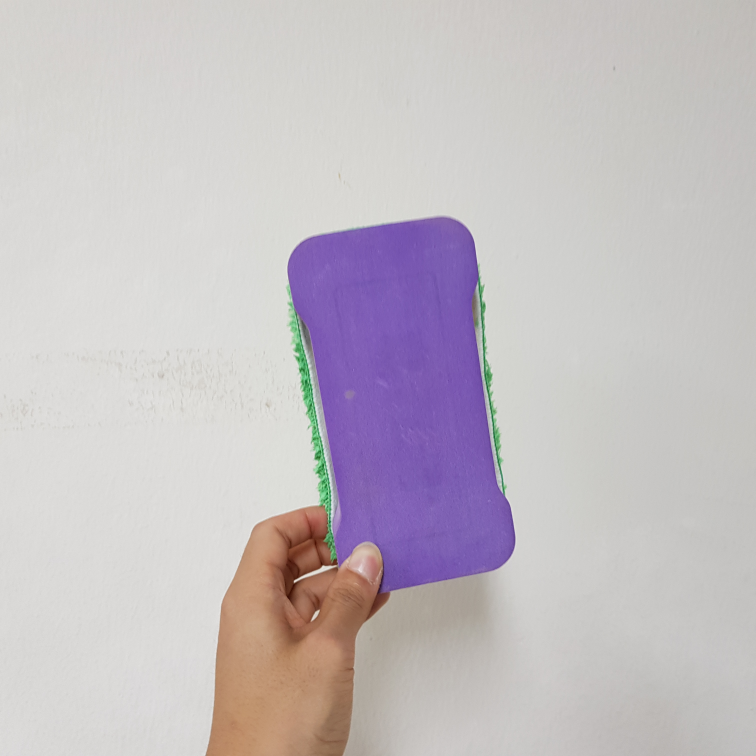
#> input picture 1.jpg, 3024 x 3024 px, given in place of the camera (shown at 1/4 size)
$ python BGY.py   (older library calls are emulated)
#> lines starting #> are read from the running program, lines starting #| are printed output that depends on the picture; after the words box and inside, x2 and y2 are one past the last pixel; in counts of white or black regions, pixels touching at a corner belong together
import cv2
import numpy as np

b_lowerBound = np.array([100, 127, 70])
b_upperBound = np.array([120, 215, 255])

y_lowerBound = np.array([15, 110, 115])
y_upperBound = np.array([89, 255, 225])

g_lowerBound = np.array([15, 45, 30])
g_upperBound = np.array([140, 165, 190])

def showcam():
    try:
        cap = cv2.VideoCapture(0)
        print('open cam')
    except:
        print ('Not working')
        return
    cap.set(7, 480)
    cap.set(6, 320)

    while True:
        ret, frame = cap.read()
#> frame is the input picture: shape (3024, 3024, 3); mean B, G, R 194.9, 190.2, 196.7
        hsv = cv2.cvtColor(frame, cv2.COLOR_BGR2HSV)
#> hsv: shape (3024, 3024, 3); mean H, S, V 34.3, 23.8, 202.7

        b_color_mask = cv2.inRange(hsv, b_lowerBound, b_upperBound)  # Select Thing - Blue
#> b_color_mask: shape (3024, 3024); every value is 0
        y_color_mask = cv2.inRange(hsv, y_lowerBound, y_upperBound)  # select Thing - Yellow
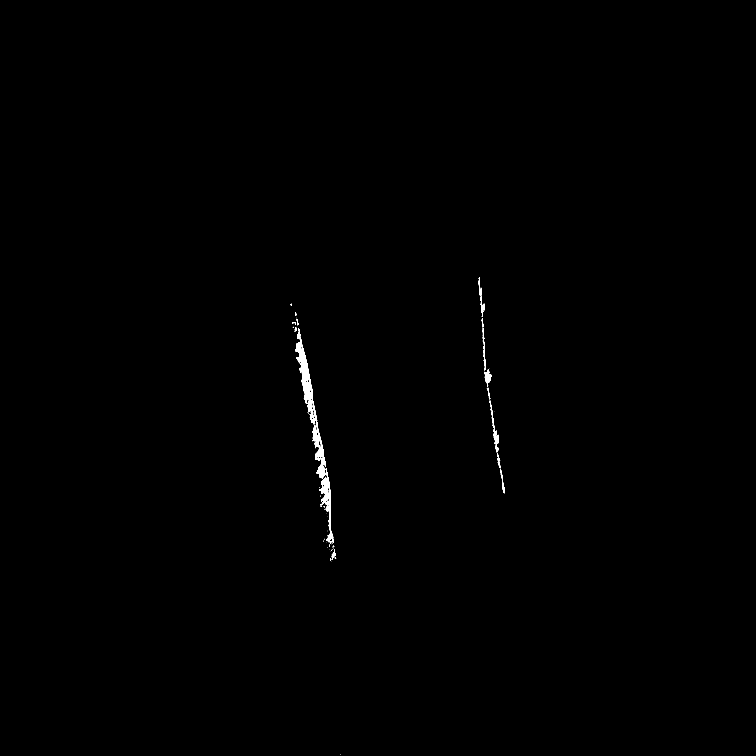
#> y_color_mask: shape (3024, 3024) (shown at 1/4 size); 0.23% white; 101 white regions (79 under 20 px), largest, box (x1, y1, x2, y2) and area: (1181, 1312, 1304, 1914) 12343, (1281, 1873, 1335, 2176) 4019, (1938, 1477, 1967, 1547) 798
        g_color_mask = cv2.inRange(hsv, g_lowerBound, g_upperBound)  # select Thing - Green
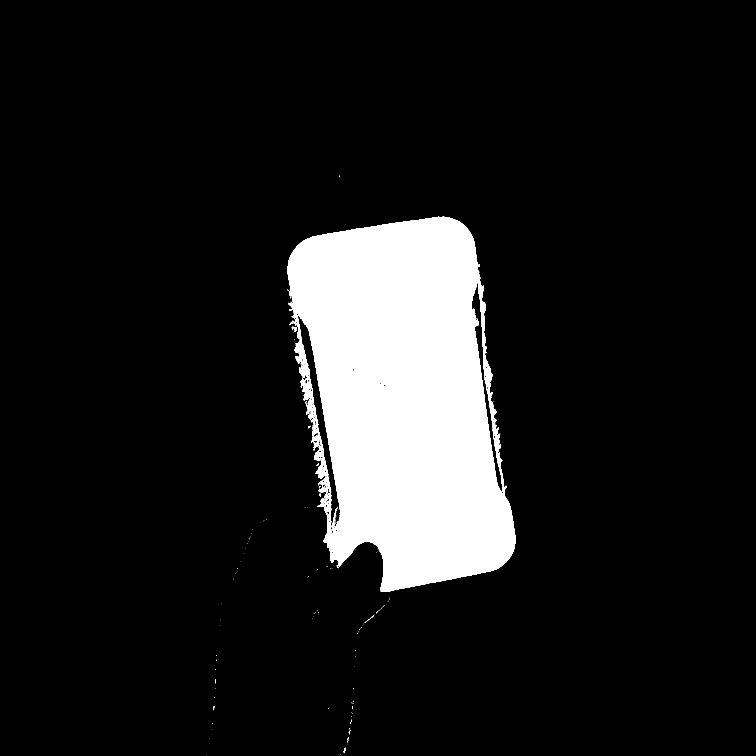
#> g_color_mask: shape (3024, 3024) (shown at 1/4 size); 10.7% white; 215 white regions (190 under 20 px), largest, box (x1, y1, x2, y2) and area: (1150, 867, 2062, 2368) 970216, (1257, 1779, 1287, 1845) 859, (1892, 1234, 1915, 1308) 653

        kernel = cv2.getStructuringElement(cv2.MORPH_RECT, (5, 5))

        b_opening = cv2.morphologyEx(b_color_mask, cv2.MORPH_OPEN, kernel)  # Delete Noise_B
        y_opening = cv2.morphologyEx(y_color_mask, cv2.MORPH_OPEN, kernel)  # Delete Noise_Y
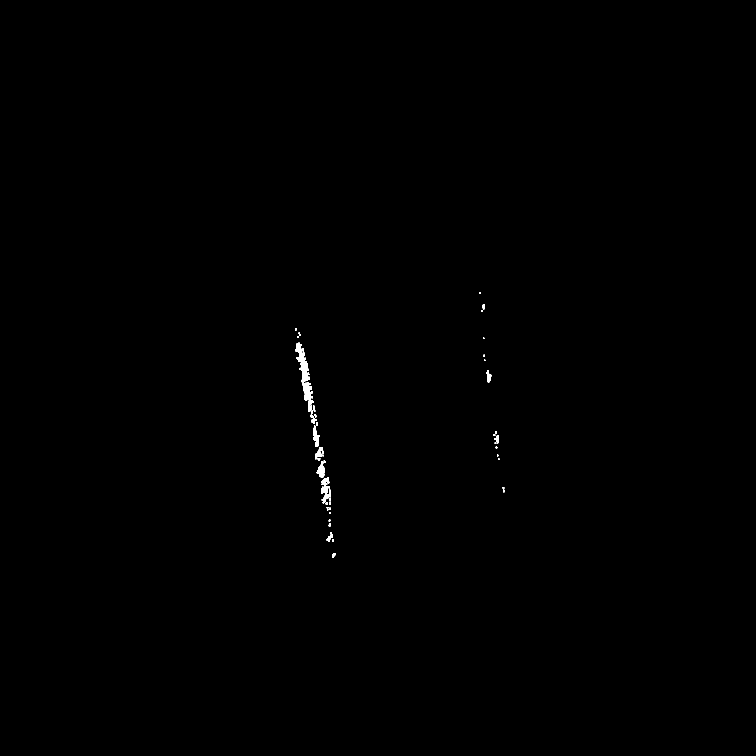
#> y_opening: shape (3024, 3024) (shown at 1/4 size); 0.16% white; 67 white regions, largest, box (x1, y1, x2, y2) and area: (1182, 1371, 1235, 1542) 3539, (1213, 1528, 1254, 1621) 1998, (1285, 1941, 1314, 2013) 1182
        g_opening = cv2.morphologyEx(g_color_mask, cv2.MORPH_OPEN, kernel)  # Delete Noise_G
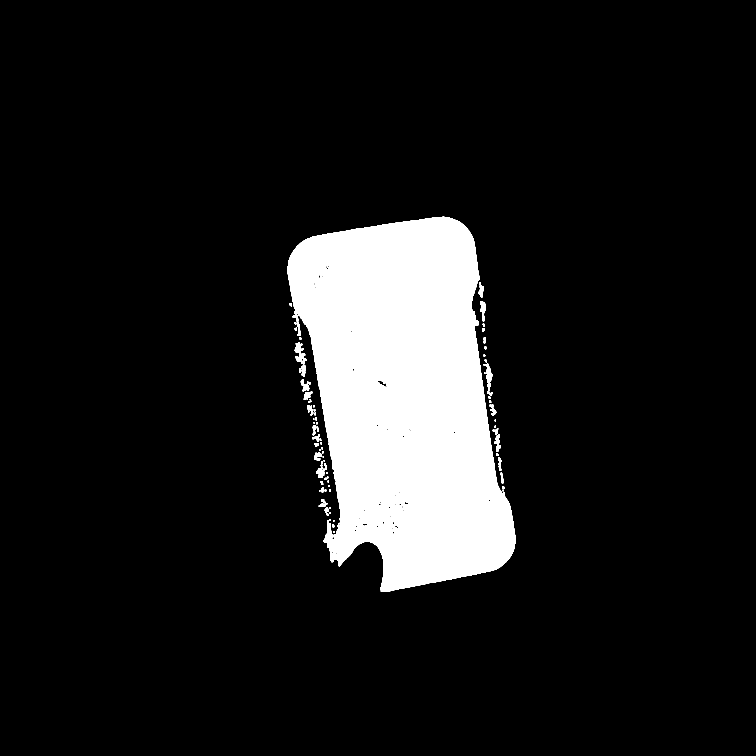
#> g_opening: shape (3024, 3024) (shown at 1/4 size); 10.5% white; 108 white regions

        ret_b, thr_b = cv2.threshold(b_opening, 127, 255, 0)
        ret_y, thr_y = cv2.threshold(y_opening, 127, 255, 0)
        ret_g, thr_g = cv2.threshold(g_opening, 127, 255, 0)

        _, contours_b, _ = cv2.findContours(thr_b, cv2.RETR_TREE, cv2.CHAIN_APPROX_SIMPLE)
#> contours_b = []
        _, contours_y, _ = cv2.findContours(thr_y, cv2.RETR_TREE, cv2.CHAIN_APPROX_SIMPLE)
#> contours_y = 82 contours, 20 with area under 20; largest, box (x1, y1, x2, y2) and area: (1182, 1371, 1235, 1542) 3373, (1213, 1528, 1254, 1621) 1854, (1285, 1941, 1314, 2013) 1068, (1267, 1845, 1299, 1911) 1061, (1252, 1703, 1278, 1786) 970
        _, contours_g, _ = cv2.findContours(thr_g, cv2.RETR_TREE, cv2.CHAIN_APPROX_SIMPLE)
#> contours_g = 1483 contours, 1255 with area under 20; largest, box (x1, y1, x2, y2) and area: (1150, 867, 2062, 2368) 946200, (1179, 1370, 1226, 1456) 1663, (1944, 1455, 1969, 1550) 1301, (1921, 1205, 1943, 1285) 854, (1977, 1738, 2004, 1807) 794

        def color(contours):
            for i in range(len(contours)):
                area = cv2.contourArea(contours[i])
                if area > 1000:
                    rect = cv2.minAreaRect(contours[i])
                    (x, y), (w, h), angle = cv2.minAreaRect(contours[i])
                    box = cv2.boxPoints(rect)
                    box = np.int0(box)
                    center_x = int(x)
                    center_y = int(y)
                    cv2.drawContours(frame, [box], -1, (0, 0, 255), 2)
                    return center_x, center_y
#> this loop made 20 passes
#> (area, x, y, w, h, angle, box, center_x) on pass 20: (1068.5, 1299.1, 1976.4, 27.52, 70.56, -3.95, [[1287, 2012], [1282, 1942], [1310, 1940], [1315, 2010]], 1299)
#> area on passes 1 to 6: 134, 40, 279, 24.5, 68, 32

        if len(contours_b) > 0 and len(contours_y) > 0 and len(contours_g):
            cv2.putText(frame, 'Blue', (color(contours_b)), cv2.FONT_HERSHEY_PLAIN, 1, (0, 255, 255), 2)

        if len(contours_b) > 0 and len(contours_y) > 0:
            cv2.putText(frame, 'Blue', (color(contours_b)), cv2.FONT_HERSHEY_PLAIN, 1, (0, 255, 255), 2)

        if len(contours_b) > 0 and len(contours_g) > 0:
            cv2.putText(frame, 'Blue', (color(contours_b)), cv2.FONT_HERSHEY_PLAIN, 1, (0, 255, 255), 2)

        elif len(contours_b) == 0 and len(contours_y) > 0 and len(contours_g) > 0:
            cv2.putText(frame, 'Yellow', (color(contours_y)), cv2.FONT_HERSHEY_PLAIN, 1, (0, 255, 255), 2)

        elif len(contours_g) > 0:
            cv2.putText(frame, 'Green', (color(contours_g)), cv2.FONT_HERSHEY_PLAIN, 1, (0, 255, 255), 2)

        else:
            print('not found')

        cv2.imshow('bitwise',b_color_mask)
        cv2.imshow('cam_load',frame)
        k = cv2.waitKey(1) & 0xFF
#> (key Esc is pressed here)
        if k == 27:
            break
    cap.release()
    cv2.destroyAllWindows()

showcam()
